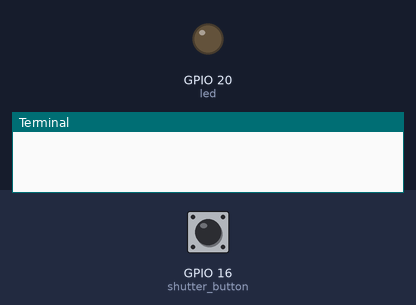
The program below on a simulated Raspberry Pi (BCM pin numbers). Shown: output pins drawn as LEDs (lit = HIGH), the last lines printed to the terminal. Inputs (shaded band) come from the test bench; at power-on: GPIO 16 (shutter_button) HIGH.

Above: at 2.2 s.
2.3 s: GPIO 16 (shutter_button) pulled LOW for 0.15 s
At 2.37 s:
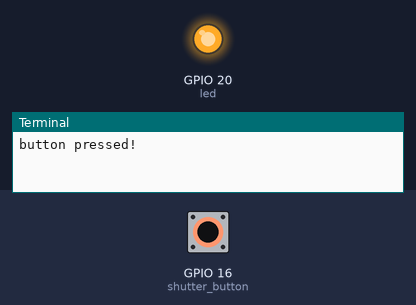
3.9 s: GPIO 16 (shutter_button) pulled LOW for 3.2 s
At 7.7 s:
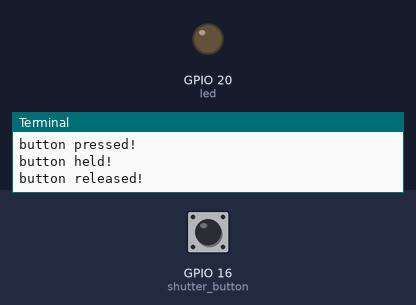
Timing chart, 0 to 9.2 s (numbered marks = the images above; inputs shaded):
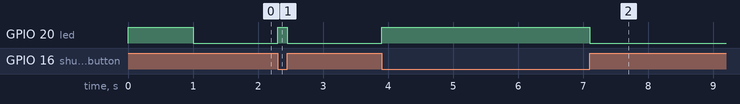

The program:

testbutton.py
```python
# From picamera2 examples: capture_jpeg.py
#!/usr/bin/python3

import time, requests, signal, os

from gpiozero import LED, Button

#instantiate buttons
shutter_button = Button(16, hold_time = 2)
led = LED(20)

def handle_pressed():
  print("button pressed!")
  led.on()

def handle_held():
  print("button held!")

def handle_released():
  print("button released!")
  led.off()


#################################
# For RPi debugging:
# Handle Ctrl+C script termination gracefully
# (Otherwise, it shuts down the entire Pi -- bad)
#################################
def handle_keyboard_interrupt(sig, frame):
  print('Ctrl+C received, stopping script')
  led.off() #make sure LED is off before exiting
  #weird workaround I found from rpi forum to shut down script without crashing the pi
  os.kill(os.getpid(), signal.SIGUSR1)


################################
# LISTEN FOR BUTTON PRESS EVENTS
################################
shutter_button.when_pressed = handle_pressed
shutter_button.when_held = handle_held
shutter_button.when_released = handle_released

# Handle Ctrl+C gracefully
signal.signal(signal.SIGINT, handle_keyboard_interrupt)

# Test LED independently
led.on()
time.sleep(1)
led.off()

signal.pause()
```

Measured:
- after the input at 2.3 s, GPIO 20 (led): LOW → HIGH at once, → LOW 0.15 s later
- after the input at 3.9 s, GPIO 20 (led): LOW → HIGH at once, → LOW 3.2 s later
